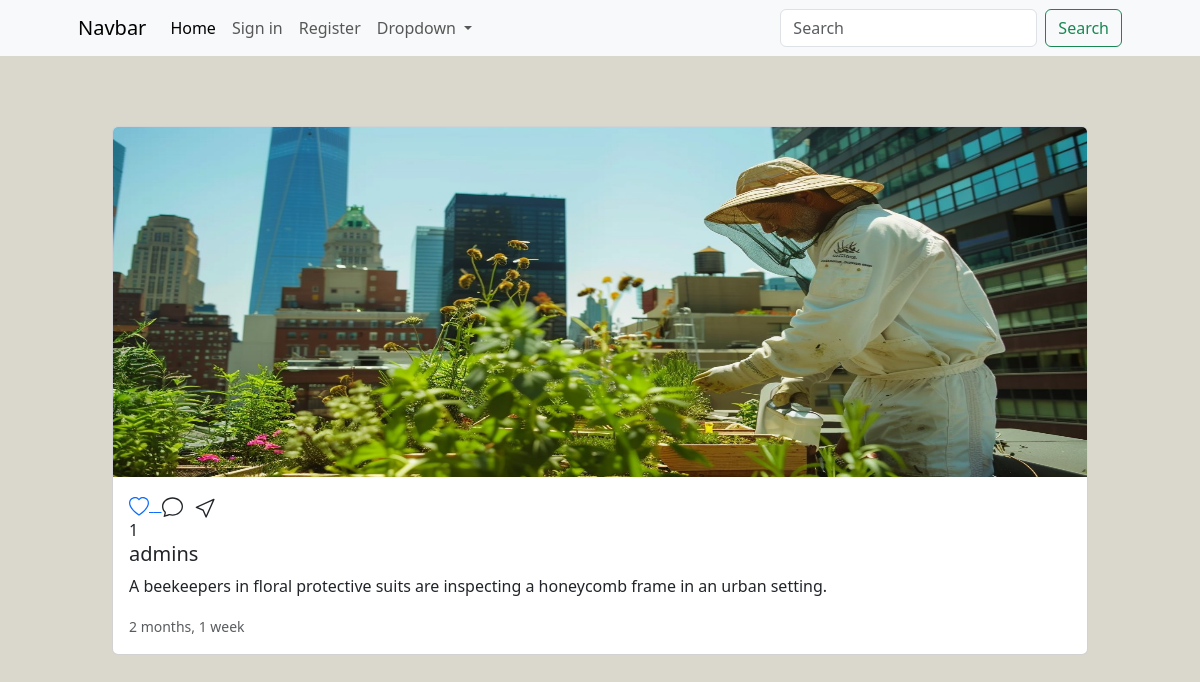
Screenshot of /post/7/ with the database file from the repository.
### main/models.py (models this page shows, shortened)
class Post(models.Model):
    user = models.ForeignKey(User,on_delete=models.CASCADE)
    image = models.ImageField(upload_to='posts/')
    caption = models.TextField(blank=True)
    create_at = models.DateTimeField(auto_now_add=True)
    likes = models.IntegerField(default=0)

### main/views.py (the view)
# urls.py: path('post/<int:post_id>/',views.post_detail,name='post_detail'),
def post_detail(request,post_id):
    post = Post.objects.get(id=post_id)
    if request.user.is_authenticated:
        liked = Like.objects.filter(user=request.user,post=post)
        context = {"post":post,'liked':liked}
        return render(request,'post.html',context)
    else:
        context = {"post":post}
        return render(request,'post.html',context)

### templates/post.html (shortened to what this page needs)
{% extends 'partial/main.html' %}
{% load static %}
{% block content %}
<div class="container">
    <div class="row">
        <div class="col-12">
            <div class="ion">
                <div class="card mb-2 col-sm-12 ">
                    <img src="{{post.image.url}}" class="card-img-top" alt="...">
                    <div class="card-body">
                        <div class="run">
                            {% if liked %}
                            <a href="{% url 'like_detail' post.id %}">
                                <svg xmlns="http://www.w3.org/2000/svg" width="20" height="20" fill="currentColor" class="bi bi-heart-fill" viewBox="0 0 16 16">
                                    <path fill-rule="evenodd" d="M8 1.314C12.438-3.248 23.534 4.735 8 15-7.534 4.736 3.562-3.248 8 1.314"/>
                                </svg> &nbsp;
                            </a>
                            {% else%}
                            <a href="{% url 'like_detail' post.id %}">
                            </a>
                            {% endif %}
                        </div>
                        {{post.likes}}
                      <h5 class="card-title">{{post.user}}</h5>
                      <p class="card-text">{{post.caption}}</p>
                      <p class="card-text"><small class="text-body-secondary">{{post.create_at|timesince}}</small></p>
                    </div>
                </div>
            </div>
        </div>
    </div>
</div>
{% endblock %}

### static/css/style.css (style rules this page uses)
.ion { margin: 40px; padding: 30px; display: flex; justify-content: center; }
.ion img { height: 350px; }
.body { background-color: #dad7cd; }

### rows the page displays
Post: image (picture), likes "1", user "admins", caption "A beekeepers in floral protective suits are inspecting a honeycomb frame in an urban setting.", create_at "2 months, 1 week"
